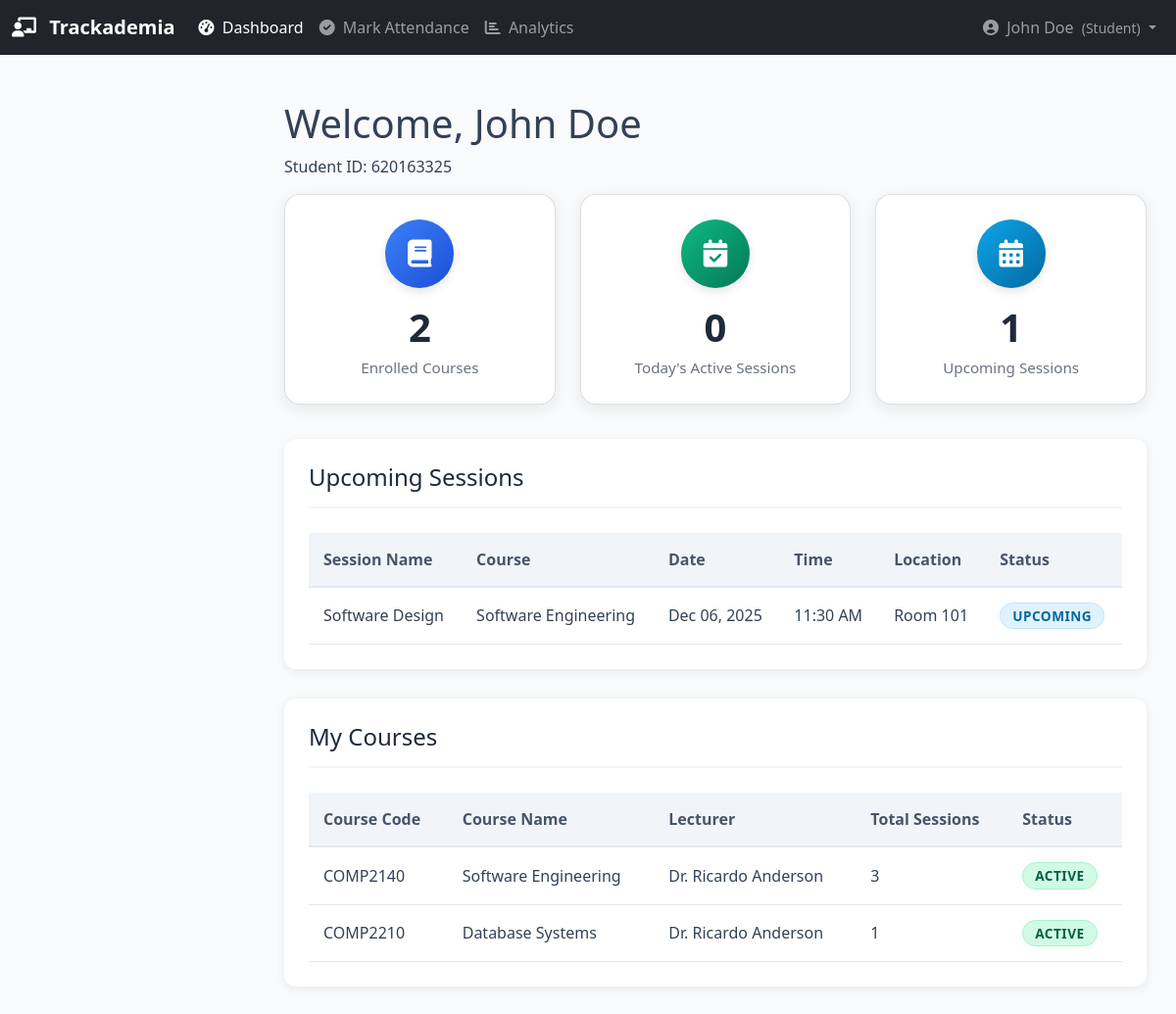
The page /student/dashboard (signed in) on the database its author committed.
### database.py (models this page shows, shortened)
class User(db.Model):
    __tablename__ = 'users'
    id = db.Column(db.Integer, primary_key=True)
    username = db.Column(db.String(80), unique=True, nullable=False)
    password_hash = db.Column(db.String(200), nullable=False)
    name = db.Column(db.String(100), nullable=False)
    email = db.Column(db.String(120), unique=True, nullable=True)
    user_type = db.Column(db.String(20), nullable=False)  # 'admin', 'lecturer', or 'student'
    is_active = db.Column(db.Boolean, default=True)
    created_at = db.Column(db.DateTime, default=datetime.utcnow)

class Student(db.Model):
    __tablename__ = 'students'
    id = db.Column(db.Integer, primary_key=True)
    user_id = db.Column(db.Integer, db.ForeignKey('users.id'), nullable=False)
    student_id = db.Column(db.String(50), unique=True)
    enrollment_year = db.Column(db.Integer)
    major = db.Column(db.String(100))
    is_active = db.Column(db.Boolean, default=True)
    user = db.relationship('User', backref='student_profile')
    courses = db.relationship('Course',
                             secondary=enrollments,
                             back_populates='students')
    attendances = db.relationship('Attendance', backref='student', lazy=True)

class Session(db.Model):
    __tablename__ = 'sessions'
    id = db.Column(db.Integer, primary_key=True)
    course_id = db.Column(db.Integer, db.ForeignKey('courses.id'))
    name = db.Column(db.String(100))
    date = db.Column(db.Date)
    start_time = db.Column(db.Time)
    duration_minutes = db.Column(db.Integer)
    location = db.Column(db.String(200))
    allowed_distance_meters = db.Column(db.Integer, default=50)
    lecturer_id = db.Column(db.Integer, db.ForeignKey('lecturers.id'))
    status = db.Column(db.String(20), default='upcoming')  # upcoming, active, past
    latitude = db.Column(db.Float)
    longitude = db.Column(db.Float)
    allowed_ip_range = db.Column(db.String(100), nullable=True)
    attendance_records = db.relationship('Attendance', back_populates='session', cascade='all, delete-orphan')

class Course(db.Model):
    __tablename__ = 'courses'
    id = db.Column(db.Integer, primary_key=True)
    name = db.Column(db.String(200), nullable=False)
    code = db.Column(db.String(50), unique=True)
    description = db.Column(db.Text, nullable=True)
    credits = db.Column(db.Integer, default=3)
    semester = db.Column(db.String(50))  # Fall 2024, Spring 2025, etc.
    max_capacity = db.Column(db.Integer, default=30)
    lecturer_id = db.Column(db.Integer, db.ForeignKey('lecturers.id'), nullable=False)
    is_active = db.Column(db.Boolean, default=True)
    created_at = db.Column(db.DateTime, default=datetime.utcnow)
    students = db.relationship('Student',
                              secondary=enrollments,
                              back_populates='courses')
    sessions = db.relationship('Session', backref='course', lazy=True)

### app.py (the view)
@app.route('/student/dashboard')
def student_dashboard():
    student_id = flask_session.get('user_id')
    student = db.session.query(Student).filter_by(user_id=student_id).first()
    if not student:
        flask_session.clear()
        flash('Please login as a student', 'error')
        return redirect(url_for('login'))
    upcoming_sessions = []
    for course in student.courses:
        for session_obj in course.sessions:
            if session_obj.status == 'upcoming':
                upcoming_sessions.append(session_obj)
    today = datetime.now().date()
    today_active_sessions = []
    for course in student.courses:
        for session_obj in course.sessions:
            if session_obj.status == 'active' and session_obj.date == today:
                today_active_sessions.append(session_obj)
    return render_template('student_dashboard.html',
                         student=student,
                         upcoming_sessions=upcoming_sessions,
                         today_active_sessions=today_active_sessions)

### templates/student_dashboard.html (shortened to what this page needs)
{% extends "base.html" %}
{% block content %}
<div class="dashboard-header">
    <h1>Welcome, {{ student.user.name }}</h1>
    <p>Student ID: {{ student.student_id }}</p>
</div>
<div class="dashboard-cards">
    <div class="card">
        <div class="card-icon bg-primary">
            <i class="fas fa-book"></i>
        </div>
        <h3>{{ student.courses|length }}</h3>
        <p>Enrolled Courses</p>
    </div>
    <div class="card">
        <div class="card-icon bg-success">
            <i class="fas fa-calendar-check"></i>
        </div>
        <h3>{{ today_active_sessions|length }}</h3>
        <p>Today's Active Sessions</p>
    </div>
    <div class="card">
        <div class="card-icon bg-info">
            <i class="fas fa-calendar-alt"></i>
        </div>
        <h3>{{ upcoming_sessions|length }}</h3>
        <p>Upcoming Sessions</p>
    </div>
</div>
<div class="table-container">
    <h2>Upcoming Sessions</h2>
    {% if upcoming_sessions %}
    <table>
        <thead>
            <tr>
                <th>Session Name</th>
                <th>Course</th>
                <th>Date</th>
                <th>Time</th>
                <th>Location</th>
                <th>Status</th>
            </tr>
        </thead>
        <tbody>
            {% for session in upcoming_sessions %}
            <tr>
                <td>{{ session.name }}</td>
                <td>{{ session.course.name }}</td>
                <td>{{ session.date.strftime('%b %d, %Y') }}</td>
                <td>{{ session.start_time.strftime('%I:%M %p') }}</td>
                <td>{{ session.location }}</td>
                <td>
                    <span class="badge badge-info">Upcoming</span>
                </td>
            </tr>
            {% endfor %}
        </tbody>
    </table>
    {% else %}
    <p style="text-align: center; padding: 20px; color: #64748b;">
        No upcoming sessions scheduled.
    </p>
    {% endif %}
</div>
<div class="table-container">
    <h2>My Courses</h2>
    <table>
        <thead>
            <tr>
                <th>Course Code</th>
                <th>Course Name</th>
                <th>Lecturer</th>
                <th>Total Sessions</th>
                <th>Status</th>
            </tr>
        </thead>
        <tbody>
            {% for course in student.courses %}
            <tr>
                <td>{{ course.code }}</td>
                <td>{{ course.name }}</td>
                <td>
                    {% if course.lecturer and course.lecturer.user %}
                        {{ course.lecturer.user.name }}
                    {% else %}
                        Dr. Ricardo Anderson
                    {% endif %}
                </td>
                <td>{{ course.sessions|length }}</td>
                <td>
                    <span class="badge badge-success">Active</span>
                </td>
            </tr>
            {% endfor %}
        </tbody>
    </table>
</div>
{% endblock %}

### templates/base.html (shortened to what this page needs)
<!DOCTYPE html>
<html lang="en">
<head>
    <link href="https://cdn.jsdelivr.net/npm/bootstrap@5.1.3/dist/css/bootstrap.min.css" rel="stylesheet">
    <link rel="stylesheet" href="{{ url_for('static', filename='css/style.css') }}">
    <link rel="stylesheet" href="https://cdnjs.cloudflare.com/ajax/libs/font-awesome/6.0.0/css/all.min.css">
</head>
<body>
    <nav class="navbar navbar-expand-lg navbar-dark bg-dark">
        <div class="container-fluid">
            <a class="navbar-brand" href="{{ url_for('index') }}">
                <i class="fas fa-chalkboard-teacher me-2"></i>
                <strong>Trackademia</strong>
            </a>
            <div class="collapse navbar-collapse" id="navbarNav">
                <ul class="navbar-nav me-auto">
                    {% if 'user_id' in session %}
                        {% if session.user_type == 'admin' %}
                            <li class="nav-item">
                                <a class="nav-link {{ 'active' if request.endpoint == 'admin_dashboard' }}"
                                   href="{{ url_for('admin_dashboard') }}">
                                    <i class="fas fa-tachometer-alt me-1"></i> Dashboard
                                </a>
                            </li>
                            <li class="nav-item dropdown">
                                <a class="nav-link dropdown-toggle" href="#" id="usersDropdown" role="button"
                                   data-bs-toggle="dropdown">
                                    <i class="fas fa-users me-1"></i> Users
                                </a>
                                <ul class="dropdown-menu">
                                    <li>
                                        <a class="dropdown-item" href="{{ url_for('admin_users') }}">
                                            <i class="fas fa-list me-2"></i> Manage Users
                                        </a>
                                    </li>
                                    <li>
                                        <a class="dropdown-item" href="{{ url_for('admin_create_user') }}">
                                            <i class="fas fa-user-plus me-2"></i> Create User
                                        </a>
                                    </li>
                                    <li>
                                        <a class="dropdown-item" href="{{ url_for('admin_import_users') }}">
                                            <i class="fas fa-file-import me-2"></i> Import Users
                                        </a>
                                    </li>
                                </ul>
                            </li>
                            <li class="nav-item dropdown">
                                <a class="nav-link dropdown-toggle" href="#" id="coursesDropdown" role="button"
                                   data-bs-toggle="dropdown">
                                    <i class="fas fa-book me-1"></i> Courses
                                </a>
                                <ul class="dropdown-menu">
                                    <li>
                                        <a class="dropdown-item" href="{{ url_for('admin_courses') }}">
                                            <i class="fas fa-list me-2"></i> All Courses
                                        </a>
                                    </li>
                                    <li>
                                        <a class="dropdown-item" href="{{ url_for('admin_create_course') }}">
                                            <i class="fas fa-plus-circle me-2"></i> Create Course
                                        </a>
                                    </li>
                                </ul>
                            </li>
                            <li class="nav-item">
                                <a class="nav-link {{ 'active' if request.endpoint == 'admin_removal_requests' }}"
                                   href="{{ url_for('admin_removal_requests') }}">
                                    <i class="fas fa-clipboard-list me-1"></i> Requests
                                    {% if pending_requests_count and pending_requests_count > 0 %}
                                    <span class="badge bg-danger">{{ pending_requests_count }}</span>
                                    {% endif %}
                                </a>
                            </li>
                            <li class="nav-item">
                                <a class="nav-link {{ 'active' if request.endpoint == 'admin_reports' }}"
                                   href="{{ url_for('admin_reports') }}">
                                    <i class="fas fa-chart-bar me-1"></i> Reports
                                </a>
                            </li>
                        {% elif session.user_type == 'student' %}
                            <li class="nav-item">
                                <a class="nav-link {{ 'active' if request.endpoint == 'student_dashboard' }}"
                                   href="{{ url_for('student_dashboard') }}">
                                    <i class="fas fa-tachometer-alt me-1"></i> Dashboard
                                </a>
                            </li>
                            <li class="nav-item">
                                <a class="nav-link {{ 'active' if request.endpoint == 'mark_attendance' }}"
                                   href="{{ url_for('mark_attendance') }}">
                                    <i class="fas fa-check-circle me-1"></i> Mark Attendance
                                </a>
                            </li>
                            <li class="nav-item">
                                <a class="nav-link {{ 'active' if request.endpoint == 'attendance_analytics' }}"
                                   href="{{ url_for('attendance_analytics') }}">
                                    <i class="fas fa-chart-bar me-1"></i> Analytics
                                </a>
                            </li>
                        {% endif %}
                    {% endif %}
                </ul>
                <ul class="navbar-nav ms-auto">
                    {% if 'user_id' in session %}
                        <li class="nav-item dropdown">
                            <a class="nav-link dropdown-toggle" href="#" id="userDropdown" role="button"
                               data-bs-toggle="dropdown">
                                <i class="fas fa-user-circle me-1"></i> {{ session.name }}
                                <small class="ms-1">({{ session.user_type|title }})</small>
                            </a>
                        </li>
                    {% else %}
                        <li class="nav-item">
                            <a class="nav-link" href="{{ url_for('login') }}">
                                <i class="fas fa-sign-in-alt me-1"></i> Login
                            </a>
                        </li>
                    {% endif %}
                </ul>
            </div>
        </div>
    </nav>
    <div class="main-content">
        {% block content %}{% endblock %}
    </div>
</body>
</html>

### rows shown on the page
User: name "John Doe", user.name "John Doe"
Student: student_id "620163325"
Course: code "COMP2140", name "Software Engineering", lecturer.user.name "Dr. Ricardo Anderson", sessions|length "3"
Course: code "COMP2210", name "Database Systems", lecturer.user.name "Dr. Ricardo Anderson", sessions|length "1"

### other values the page prints
{{ session.user_type|title }} "Student"
{{ student.courses|length }} "2"
{{ today_active_sessions|length }} "0"
{{ upcoming_sessions|length }} "1"
{{ session.name }} "Software Design"
{{ session.course.name }} "Software Engineering"
{{ session.date.strftime('%b %d, %Y') }} "Dec 06, 2025"
{{ session.start_time.strftime('%I:%M %p') }} "11:30 AM"
{{ session.location }} "Room 101"
